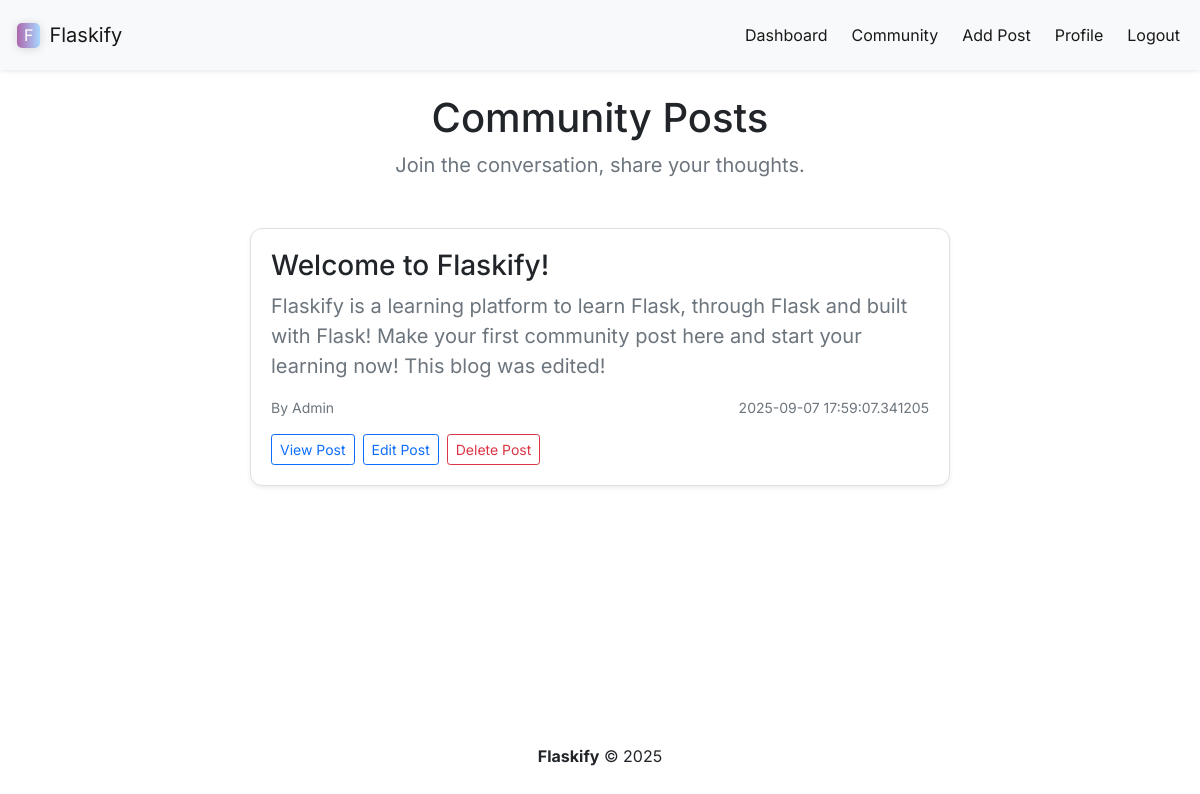
The app's page /posts (signed in), older data.
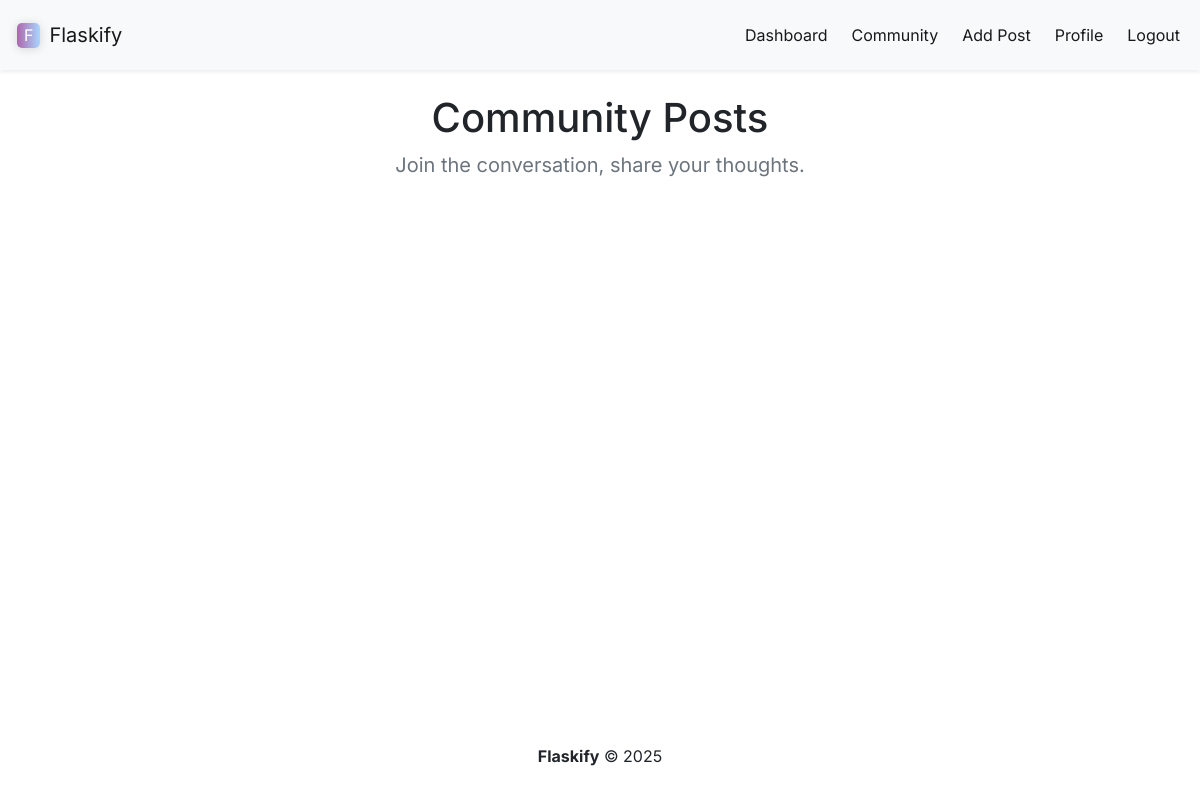
The same page, newer data.
### app.py (models this page shows)
class Posts(db.Model):
    id = db.Column(db.Integer, primary_key=True)
    title = db.Column(db.String(999))
    content = db.Column(db.Text)
    author = db.Column(db.String(999))
    date_posted = db.Column(db.DateTime, default=datetime.now(timezone.utc))
    slug = db.Column(db.String(255))

### app.py (the view)
@app.route('/posts')
@login_required
def posts():
    posts = Posts.query.order_by(Posts.date_posted)
    return render_template("posts.html", posts=posts)

### app.py (called while the page is built)
@login_manager.user_loader
def load_user(user_id):
    return Users.query.get(int(user_id))

### templates/posts.html
{% extends 'base.html' %}
{% block navigation_items %}
    <div class="collapse navbar-collapse" id="navbarSupportedContent">
        <ul class="navbar-nav ms-auto gap-2">
            <li class="nav-item">
                <a class="nav-link active" aria-current="page" href="{{url_for('dashboard')}}">Dashboard</a>
            </li>
            <li class="nav-item">
                <a class="nav-link active" aria-current="page" href="{{url_for('posts')}}">Community</a>
            </li>
            <li class="nav-item">
                <a class="nav-link active" aria-current="page" href="{{url_for('add_post')}}">Add Post</a>
            </li>
            <li class="nav-item">
                <a class="nav-link active" aria-current="page" href="{{url_for('profile')}}">Profile</a>
            </li>
            <li class="nav-item">
                <a class="nav-link active" aria-current="page" href="{{url_for('logout')}}">Logout</a>
            </li>
        </ul>
    </div>
{% endblock %}
{% block section %}
  <div class="text-center mb-5">
    <h1 class="font-for-text">Community Posts</h1>
    <p class="font-for-text text-muted fs-5">Join the conversation, share your thoughts.</p>
  </div>
  <div class="d-flex flex-column align-items-center gap-4 font-for-text">
    {% for post in posts %}
      <div class="post-container-styling bg-white shadow-sm">
        <h3 class="fw-semibold mb-2">{{ post.title }}</h3>
        <p class="fs-5 text-secondary mb-3">{{ post.content }}</p>
        <div class="d-flex justify-content-between text-muted small mb-3">
          <span>By {{ post.author }}</span>
          <span>{{ post.date_posted }}</span>
        </div>
        <div class="d-flex flex-row gap-2">
            <div class="">
                <a class="btn btn-sm btn-outline-primary" href="{{ url_for('post', id=post.id) }}">
                    View Post
                </a>
            </div>
            <div class="">
                <a class="btn btn-sm btn-outline-primary" href="{{ url_for('edit_post', id=post.id) }}">
                    Edit Post
                </a>
            </div>
            <div class="">
                <a class="btn btn-sm btn-outline-danger" href="{{ url_for('delete_post', id=post.id) }}">
                    Delete Post
                </a>
            </div>
        </div>
      </div>
    {% endfor %}
  </div>
{% endblock %}

### templates/base.html (shortened to what this page needs)
<!DOCTYPE html>
<html lang="en">
<head>
    <link href="https://cdn.jsdelivr.net/npm/bootstrap@5.0.2/dist/css/bootstrap.min.css" rel="stylesheet">
    <link href="/static/style.css" rel="stylesheet">
</head>
<body class="d-flex flex-column min-vh-100">
    <nav class="navbar navbar-expand-lg navbar-light bg-light shadow-sm font-for-text" style="height: 70px;">
        <div class="container-fluid">
            <div class="d-flex align-items-center gap-1">
                <span class="logo-style text-white">F</span>
                <a class="navbar-brand">Flaskify</a>
            </div>
            {% block navigation_items %}
            {% endblock %}
        </div>
    </nav>
    <div class="container mt-4">
    {% block section %}
    {% endblock %}
    </div>
    <footer class="text-black mt-auto py-3" style="margin-top: 50px">
        <div class="container text-sm">
            <p class="text-center font-for-text"><strong>Flaskify</strong> &copy; {{ 2025 }}</p>
        </div>
    </footer>
</body>
</html>

### static/style.css (style rules this page uses)
.font-for-text { font-family: 'Inter'; }
.logo-style { margin-left: 5px; margin-right: 5px; padding-left: 7px; padding-right: 7px; padding-top: 0.5px; padding-bottom: 0.5px; border-radius: 5px; background: linear-gradient(90deg, rgb(173, 102, 173), rgb(169, 215, 255)); box-shadow: 0 1px 10px rgba(0, 0, 0, 0.15); }
a { text-decoration: none; color: inherit; }

Row changes from the older to the newer data that the page shows:
removed Posts: title "Welcome to Flaskify!", content "Flaskify is a learning platform to learn Flask, through Flask and built with Flask! Make your first community post here and start your learning now! This blog was edited!", author "Admin", date_posted "2025-09-07 17:59:07.341205"
